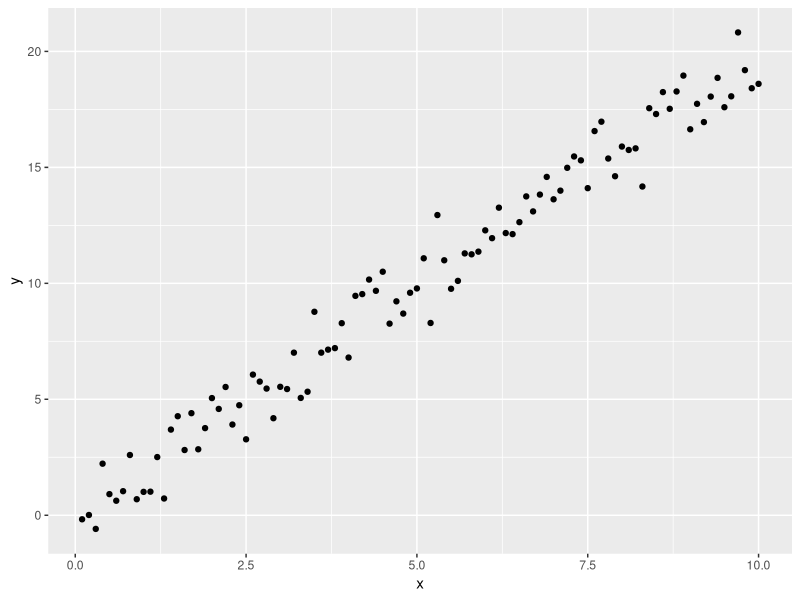

Write R code to recreate this figure.
library(ggplot2)
df = data.frame(id = 1:100)
df$x = df$id/10
df$e = rnorm(100)
df$y = 2*df$x + df$e
ols = lm(y~x, data=df)
pval = summary(ols)$coefficients[2,4]

#Some plots (e.g. ggplot's) can be saved and then shown via print()
#Others like plot(), we'd have to save the output to a graphics file
#(But you should use ggplot anyways!)
plt = ggplot(data=df, aes(x=x, y=y))+geom_point()

save(pval, plt, file="outputs.RData")
